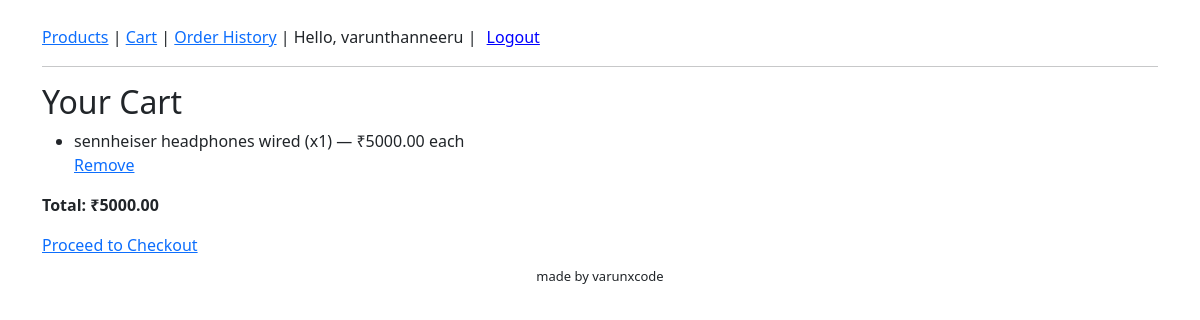
The app's page /cart/ (signed in) with its own data.
### shop/models.py (models this page shows, shortened)
class CartItem(models.Model):
    cart = models.ForeignKey(Cart, on_delete=models.CASCADE)
    product = models.ForeignKey(Product, on_delete=models.CASCADE)
    quantity = models.PositiveIntegerField(default=1)

class Product(models.Model):
    title = models.CharField(max_length=200)
    description = models.TextField()
    price = models.DecimalField(max_digits=10, decimal_places=2)
    category = models.ForeignKey(Category, on_delete=models.CASCADE)
    stock = models.PositiveIntegerField()
    image = models.ImageField(upload_to='product_images/', blank=True, null=True)

### shop/views.py (the view)
# urls.py: path('cart/', cart_detail, name='cart_detail'),
@login_required
def cart_detail(request):
    cart, _ = Cart.objects.get_or_create(user=request.user)
    items = CartItem.objects.filter(cart=cart)
    total = sum(item.product.price * item.quantity for item in items)
    return render(request, 'shop/cart_detail.html', {'cart_items': items, 'total': total})

### shop/templates/shop/cart_detail.html
{% extends "base.html" %}
{% block content %}
<h2>Your Cart</h2>
{% if cart_items %}
<ul>
    {% for item in cart_items %}
    <li>{{ item.product.title }} (x{{ item.quantity }}) — ₹{{ item.product.price }} each</li>
    <a href="{% url 'remove_from_cart' item.product.id %}">Remove</a>
    {% endfor %}
</ul>
<p><strong>Total: ₹{{ total }}</strong></p>
<a href="{% url 'checkout' %}">Proceed to Checkout</a>
{% else %}
<p>Your cart is empty.</p>
{% endif %}
{% endblock %}

### shop/templates/base.html (shortened to what this page needs)
<!DOCTYPE html>
<html>
<head>
    <link rel="stylesheet" href="https://cdn.jsdelivr.net/npm/bootstrap@5.3.2/dist/css/bootstrap.min.css">
</head>
<body>
<div class="container mt-4">
    <nav>
      <a href="{% url 'product_list' %}">Products</a> |
      <a href="{% url 'cart_detail' %}">Cart</a> |
      <a href="{% url 'order_history' %}">Order History</a>
      {% if user.is_authenticated %}
        | Hello, {{ user.username }} |
            <form action="{% url 'logout' %}" method="post" style="display:inline;">
                <button type="submit" style="background:none; border:none; color:blue; text-decoration:underline; cursor:pointer;">Logout</button>
            </form>
      {% else %}
        | <a href="/accounts/login/">Login</a> | <a href="{% url 'register' %}">Register</a>
      {% endif %}
    </nav>
    <hr>
    {% block content %}{% endblock %}
</div>
<footer style="text-align:center; padding:10px; font-size:small;">
      made by varunxcode
</footer>
</body>
</html>

### records on screen
CartItem: product "sennheiser headphones wired", quantity "1", product.price "5000.00"

### other values on screen
{{ user.username }} "varunthanneeru"
{{ total }} "5000.00"
